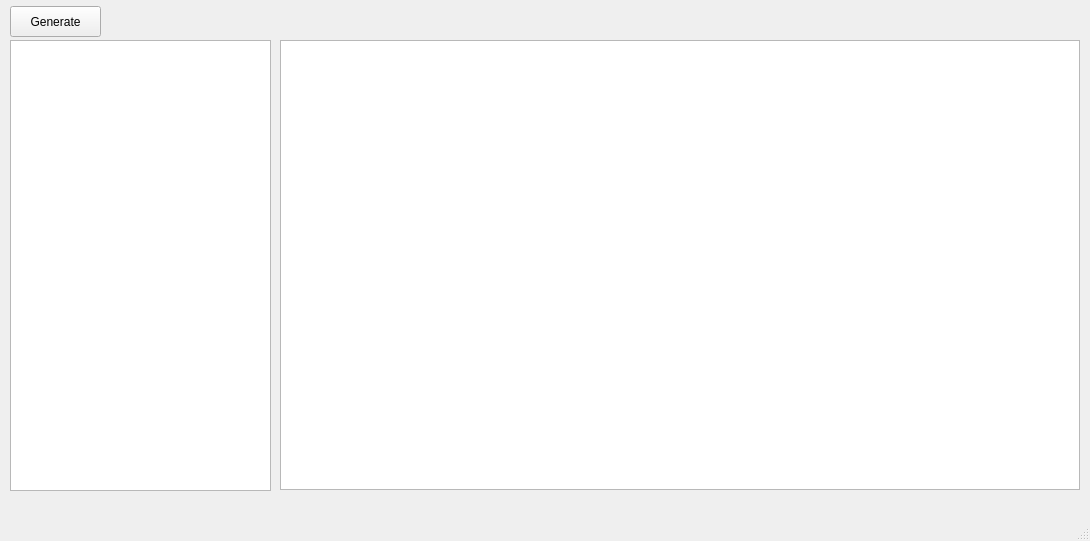
<?xml version="1.0" encoding="UTF-8"?>
<ui version="4.0">
 <class>MainWindow</class>
 <widget class="QMainWindow" name="MainWindow">
  <property name="enabled">
   <bool>true</bool>
  </property>
  <property name="geometry">
   <rect>
    <x>0</x>
    <y>0</y>
    <width>1090</width>
    <height>541</height>
   </rect>
  </property>
  <property name="windowTitle">
   <string>DiagGenerateTool_V1.7</string>
  </property>
  <widget class="QWidget" name="centralwidget">
   <widget class="QTableView" name="TableView_Did">
    <property name="enabled">
     <bool>true</bool>
    </property>
    <property name="geometry">
     <rect>
      <x>280</x>
      <y>40</y>
      <width>800</width>
      <height>450</height>
     </rect>
    </property>
   </widget>
   <widget class="QTreeView" name="Tree_Config">
    <property name="geometry">
     <rect>
      <x>10</x>
      <y>40</y>
      <width>261</width>
      <height>451</height>
     </rect>
    </property>
   </widget>
   <widget class="QPushButton" name="But_Generate">
    <property name="enabled">
     <bool>true</bool>
    </property>
    <property name="geometry">
     <rect>
      <x>10</x>
      <y>6</y>
      <width>91</width>
      <height>31</height>
     </rect>
    </property>
    <property name="text">
     <string>Generate</string>
    </property>
   </widget>
  </widget>
  <widget class="QMenuBar" name="menubar">
   <property name="enabled">
    <bool>true</bool>
   </property>
   <property name="geometry">
    <rect>
     <x>0</x>
     <y>0</y>
     <width>1090</width>
     <height>23</height>
    </rect>
   </property>
  </widget>
  <widget class="QStatusBar" name="statusbar"/>
 </widget>
 <resources/>
 <connections/>
</ui>
